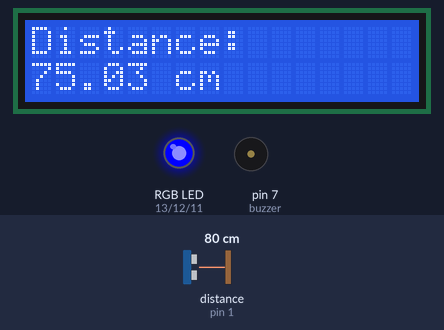
A sketch run on a simulated Arduino Uno, built with avr-gcc and run on an emulated ATmega328P. Shown: 16×2 character LCD, an RGB LED mixed from three pins (HIGH = lit), buzzer (waves = sounding). Wiring (inferred from the names in the program): ultrasonic range finder: trigger pin 8; echo pin 1. The inputs (shaded band) are chosen by the test bench; at power-on: distance to the obstacle (sensor on pin 1) 80 cm. The echo pulse lasts 58.3 µs per cm; pins used as bus, display or sensor lines are not drawn.

Above: at 1.2 s.
1.3 s: distance to the obstacle (sensor on pin 1) set to 7 cm
At 3.5 s:
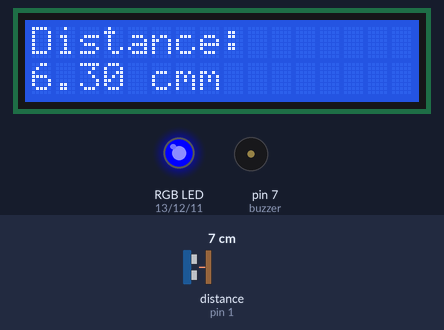
4.0 s: distance to the obstacle (sensor on pin 1) set to 4 cm
At 5.9 s:
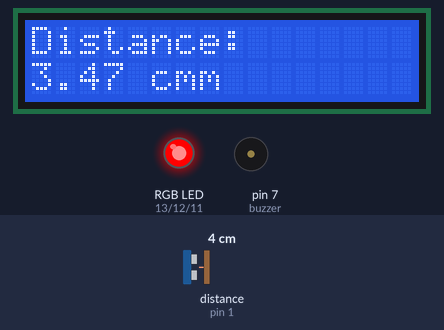
7.5 s: distance to the obstacle (sensor on pin 1) set to 250 cm
At 9.9 s:
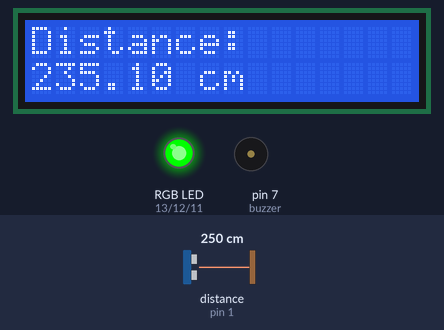
10.6 s: distance to the obstacle (sensor on pin 1) set to 194 cm
At 13.3 s:
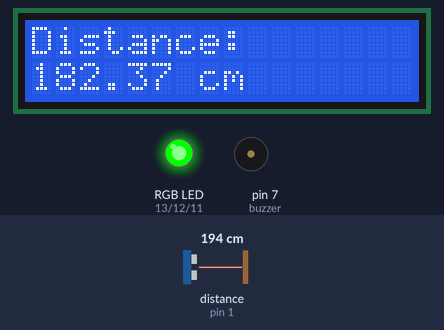
13.6 s: distance to the obstacle (sensor on pin 1) set to 189 cm
At 16.2 s:
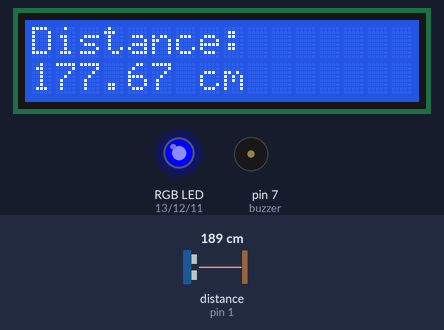
16.6 s: distance to the obstacle (sensor on pin 1) set to 2 cm
At 18.9 s:
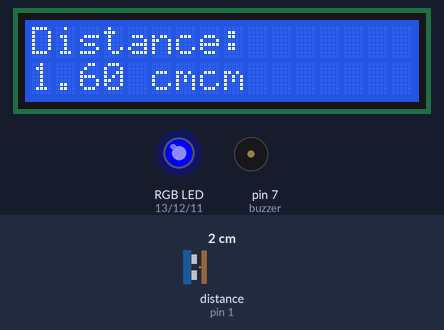
Timing chart, 0 to 22.0 s (numbered marks = the images above; inputs shaded):
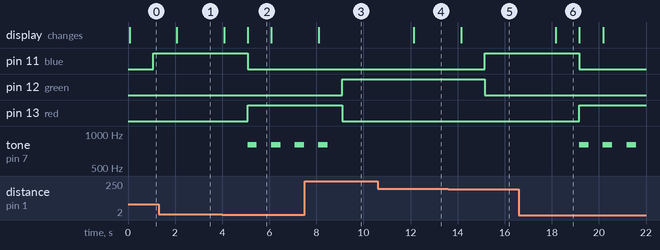

Measured:
- the behaviour switches between 6 and 5 cm on distance to the obstacle (sensor on pin 1) (found by bisection; images 1 and 2)
- the behaviour switches between 192 and 191 cm on distance to the obstacle (sensor on pin 1) (found by bisection; images 4 and 5)
- after the input at 1.3 s, the display: changes after 0.78 s (image 1)
- after the input at 4.0 s, pin 11 (blue): HIGH → LOW after 1.1 s; pin 13 (red): LOW → HIGH after 1.1 s; tone on pin 7 (buzzer): alternates 800 Hz for 0.40 s and silent for 0.60 s, starting after 1.1 s; the display: first changes after 0.08 s (image 2 shows a later state)
- after the input at 7.5 s, pin 12 (green): LOW → HIGH after 1.6 s; pin 13 (red): HIGH → LOW after 1.6 s; tone on pin 7 (buzzer): goes on until 8.5 s, then stays silent; the display: changes after 0.61 s (image 3)
- after the input at 10.6 s, the display: changes after 1.5 s (image 4)
- after the input at 13.6 s, pin 11 (blue): LOW → HIGH after 1.6 s; pin 12 (green): HIGH → LOW after 1.6 s; the display: changes after 0.55 s (image 5)
- after the input at 16.6 s, pin 11 (blue): HIGH → LOW after 2.6 s; pin 13 (red): LOW → HIGH after 2.6 s; tone on pin 7 (buzzer): alternates 800 Hz for 0.40 s and silent for 0.60 s, starting after 2.6 s; the display: changes after 1.6 s (image 6)

The sketch:

LCD_us_buzzer_RGB.ino
```cpp
#include <LiquidCrystal.h>
LiquidCrystal lcd(10, 9, 5, 4, 3, 2);
int trigPin = 8;
int echoPin = 1;
int red = 13;
int green = 12;
int blue = 11;
int buzzer = 7;
float distance;
float duration;
int speedOfLight = 323;

void setup(){
    lcd.begin(16,2);
    lcd.setCursor(0,0);
    lcd.print("Distance: ");
    pinMode(trigPin, OUTPUT);
    pinMode(echoPin, INPUT);
    pinMode(red, OUTPUT);
    pinMode(blue, OUTPUT);
    pinMode(green, OUTPUT);
    pinMode(buzzer, OUTPUT);

}

void loop(){
    digitalWrite(trigPin, LOW);
    delayMicroseconds(1000);

    digitalWrite(trigPin, HIGH);
    delayMicroseconds(15);

    digitalWrite(trigPin, LOW);

    duration = pulseIn(echoPin, HIGH);

    duration = duration/1000000;

    distance = duration * speedOfLight;

    distance = distance/2.;

    distance = distance * 100;

    lcd.setCursor(0,1);
    lcd.print(distance);
    lcd.print(" cm");
    delay(1000);

    if(distance <= 5){
       digitalWrite(red, HIGH);
       digitalWrite(green, LOW);
       digitalWrite(blue, LOW);
       tone(buzzer, 800, 400);

    }
    else if(distance > 5 && distance < 180){
        digitalWrite(blue, HIGH);
        digitalWrite(green, LOW);
        digitalWrite(red, LOW);
        //analogWrite(blue, 250);
        delay(1000);
    }
    else if(distance > 180){
        digitalWrite(green, HIGH);
        digitalWrite(red, LOW);
        digitalWrite(blue, LOW);
        //analogWrite(green, 250);
        delay(1000);
    }
}
```
